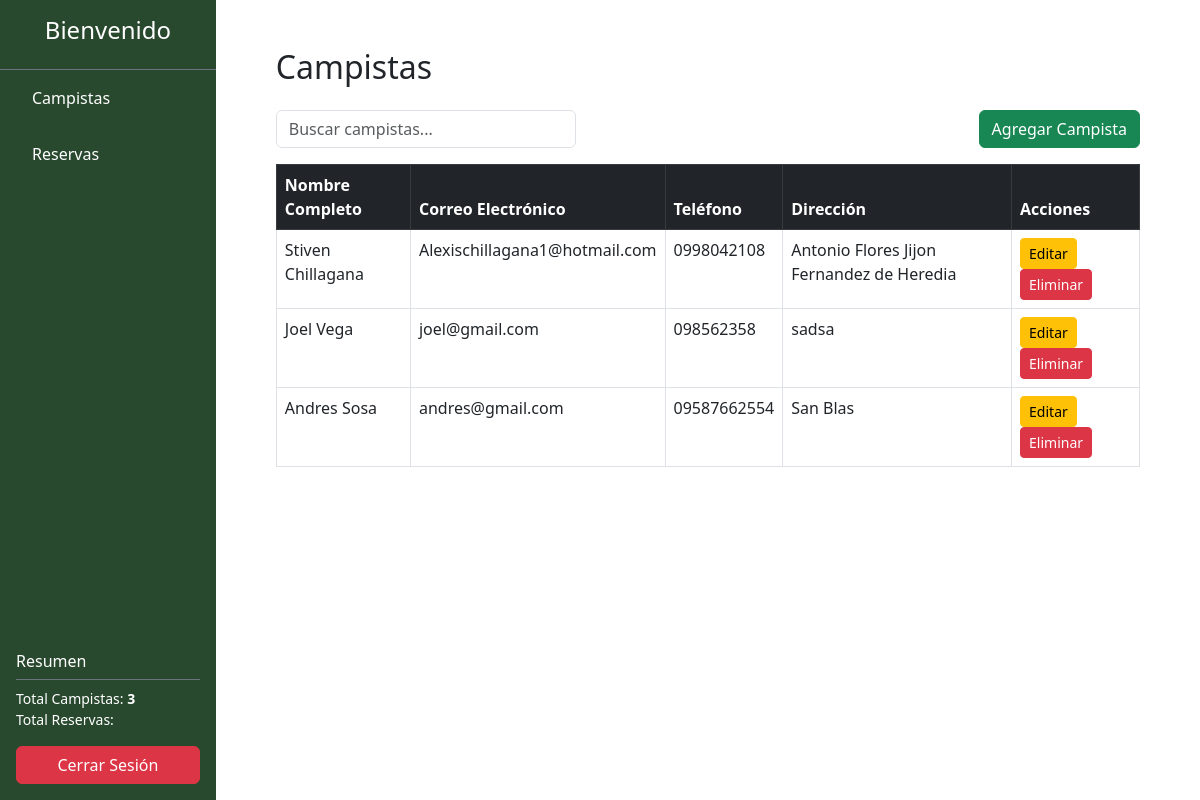
The page /campistas/ (signed in) on the database its author committed.
### Aplicaciones/Reservas_Camping_SD/models.py (models this page shows)
class Campista(models.Model):
    nombre_completo = models.CharField(max_length=100)
    correo_electronico = models.EmailField(unique=True)
    telefono = models.CharField(max_length=15)
    direccion = models.TextField(blank=True, null=True)
    usuario = models.ForeignKey('Usuario', on_delete=models.CASCADE)

### Aplicaciones/Reservas_Camping_SD/views.py (the view)
# urls.py: path('campistas/', views.lista_campistas),  # Lista de todos los campistas
def lista_campistas(request):
    if 'usuario' not in request.session:
        return redirect('/')
    usuario_actual = Usuario.objects.get(usuario=request.session['usuario'])
    campistas = Campista.objects.filter(usuario=usuario_actual)
    total_campistas = campistas.count()
    return render(request, 'lista_campistas.html', {
        'campistas': campistas,
        'total_campistas': total_campistas,
    })

### Aplicaciones/Reservas_Camping_SD/templates/lista_campistas.html (shortened to what this page needs)
{% extends "plantilla.html" %}
{% block contenido %}
<div class="container">
    <h2 class="mb-4">Campistas</h2>
    <div class="d-flex justify-content-between align-items-center mb-3">
        <input type="text" id="buscadorCampistas" class="form-control me-3" placeholder="Buscar campistas..." style="max-width: 300px;">
        <a href="/campistas/crear/" class="btn btn-success">Agregar Campista</a>
    </div>
    <table class="table table-bordered" id="tablaCampistas">
        <thead class="table-dark">
            <tr>
                <th>Nombre Completo</th>
                <th>Correo Electrónico</th>
                <th>Teléfono</th>
                <th>Dirección</th>
                <th>Acciones</th>
            </tr>
        </thead>
        <tbody>
            {% for campista in campistas %}
            <tr>
                <td>{{ campista.nombre_completo }}</td>
                <td>{{ campista.correo_electronico }}</td>
                <td>{{ campista.telefono }}</td>
                <td>
                    {% if campista.direccion %}
                        {{ campista.direccion }}
                    {% else %}
                        <span class="text-muted">Sin dirección</span>
                    {% endif %}
                </td>
                <td>
                    <a href="/campistas/editar/{{ campista.id }}/"
                       class="btn btn-warning btn-sm me-2">
                       Editar
                    </a>
                    <a href="#"
                       class="btn btn-danger btn-sm"
                       onclick="{% if campista.tiene_reservas %}mostrarAdvertencia() {% else %}confirmarEliminacion('{{ campista.id }}', '{{ campista.nombre_completo }}'){% endif %}">
                       Eliminar
                    </a>
                </td>
            </tr>
            {% empty %}
            <tr>
                <td colspan="5" class="text-center">No hay campistas registrados.</td>
            </tr>
            {% endfor %}
        </tbody>
    </table>
</div>
{% endblock %}

### rows shown on the page
Campista: nombre_completo "Stiven Chillagana", correo_electronico "Alexischillagana1@hotmail.com", telefono "0998042108", direccion "Antonio Flores Jijon Fernandez de Heredia"
Campista: nombre_completo "Joel Vega", correo_electronico "joel@gmail.com", telefono "098562358", direccion "sadsa"
Campista: nombre_completo "Andres Sosa", correo_electronico "andres@gmail.com", telefono "09587662554", direccion "San Blas"

### other values the page prints
{{ total_campistas }} "3"
